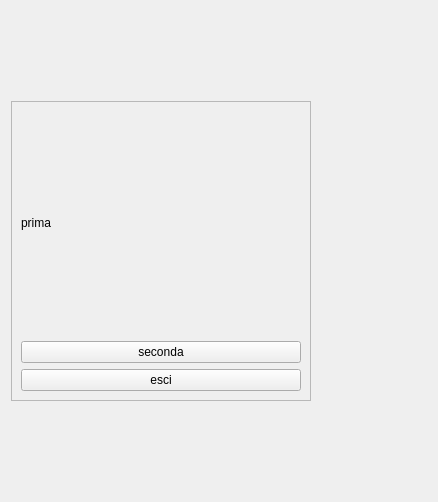
<?xml version="1.0" encoding="UTF-8"?>
<ui version="4.0">
 <class>prima</class>
 <widget class="QWidget" name="prima">
  <property name="geometry">
   <rect>
    <x>0</x>
    <y>0</y>
    <width>438</width>
    <height>502</height>
   </rect>
  </property>
  <property name="sizePolicy">
   <sizepolicy hsizetype="Expanding" vsizetype="Expanding">
    <horstretch>0</horstretch>
    <verstretch>0</verstretch>
   </sizepolicy>
  </property>
  <property name="windowTitle">
   <string>Form</string>
  </property>
  <layout class="QVBoxLayout" name="verticalLayout">
   <item>
    <widget class="QFrame" name="frame">
     <property name="maximumSize">
      <size>
       <width>300</width>
       <height>300</height>
      </size>
     </property>
     <property name="frameShape">
      <enum>QFrame::StyledPanel</enum>
     </property>
     <property name="frameShadow">
      <enum>QFrame::Raised</enum>
     </property>
     <layout class="QVBoxLayout" name="verticalLayout_2">
      <item>
       <widget class="QLabel" name="label">
        <property name="text">
         <string>prima</string>
        </property>
       </widget>
      </item>
      <item>
       <widget class="QPushButton" name="gotosecbtn">
        <property name="text">
         <string>seconda</string>
        </property>
       </widget>
      </item>
      <item>
       <widget class="QPushButton" name="exitbtn">
        <property name="text">
         <string>esci</string>
        </property>
       </widget>
      </item>
     </layout>
    </widget>
   </item>
  </layout>
 </widget>
 <resources/>
 <connections/>
</ui>
